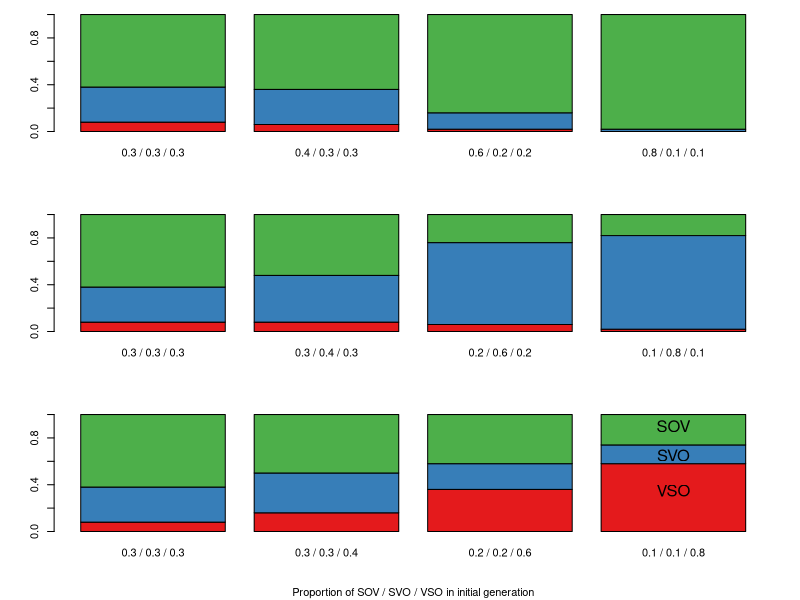
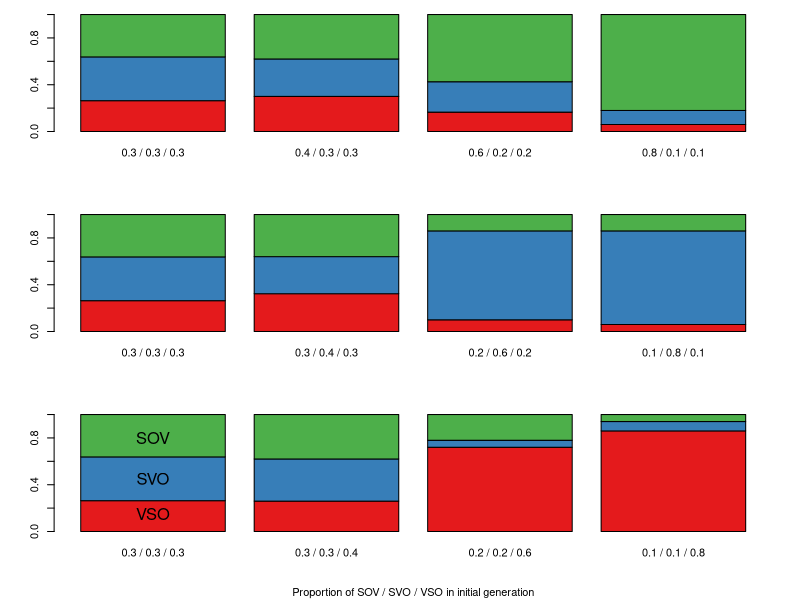

Source code (R) for these figures, in order:
setwd("~/Documents/MPI/TurnTaking_CulturalEvolution/NewModel/Analysis/")


d = read.delim("../Results/BigSweep_InitialDistributions_zeroRandom.tab", stringsAsFactors = F)

d = d[d$run!="run",]

for(x in c("n_conversations","n_turns",'n_runs','Prop_SVO','Prop_VSO',"Prop_SOV","probScale")){
  d[,x] = as.numeric(d[,x])
}

d$FinalWordOrder = "VSO"
d$FinalWordOrder[d$Prop_SVO>0.95] = "SVO"
d$FinalWordOrder[d$Prop_SOV>0.95] = "SOV"

WO = c("VSO","SVO","SOV")


d$initialDistAdv = sapply(d$initialTypeDist, function(X){
                      x =as.numeric(strsplit(X,"_")[[1]])
                      return(max(outer(x,x,"-")))
                    })
d$initialDistOrder = sapply(d$initialTypeDist, function(X){
  x =as.numeric(strsplit(X,"_")[[1]])
  return(paste(WO[which(x==max(x))],collapse=""))
})

d$turnEffect = as.factor(d$n_turns-d$n_conversations)

dx = d[d$probScale==0.1 & d$n_turns==20,]
  
table(dx$FinalWordOrder,dx$initialDistAdv,dx$initialDistOrder)

dx = d[d$probScale==0.1 & d$n_turns==20 & d$initialDistOrder=="VSOSVOSOV",]
vso=mean(dx$Prop_VSO)
svo=mean(dx$Prop_SVO)
sov=mean(dx$Prop_SOV)

col3x = c("#e41a1c","#377eb8","#4daf4a")

# 50 runs.  n.turns = 20, n.agents = 10, alpha = 0.1, random=0

pdf("../Writeup/images/pdf/InitialConditions.pdf")
par(mfrow=c(3,1), mar=c(5, 4, 1, 2) + 0.1)
for(wo in c("SOV","SVO","VSO")){
  dx = d[d$probScale==0.1 & d$n_turns==20 & d$initialDistOrder==wo,]
  vsox=tapply(dx$Prop_VSO,dx$initialDistAdv,mean)
  svox=tapply(dx$Prop_SVO,dx$initialDistAdv,mean)
  sovx=tapply(dx$Prop_SOV,dx$initialDistAdv,mean)
  
  prosx = unique(dx$initialTypeDist)
  prosx = sapply(prosx, function(X){
    paste(rev(strsplit(X,"_")[[1]]), collapse=" / ")
  })
  
  names.arg = c("0.3 / 0.3 / 0.3",prosx)
  barplot(cbind("0"=c(vso,svo,sov),rbind(vsox,svox,sovx)),
          names.arg = names.arg,
          col=col3x,
          ylab="")
  #text(4.3,0.4,wo, cex=3)
  if(wo=="VSO"){
    title(sub="Proportion of SOV / SVO / VSO in initial generation")
  }
  if(wo=="VSO"){
    text(4.3,0.9,"SOV",cex=1.5)
    text(4.3,0.65,"SVO",cex=1.5)
    text(4.3,0.35,"VSO",cex=1.5)
  }
}
dev.off()


# Without turn taking constraints

dx = d[d$probScale==0.1 & d$n_turns==1 & d$initialDistOrder=="VSOSVOSOV",]
vso2=mean(dx$Prop_VSO)
svo2=mean(dx$Prop_SVO)
sov2=mean(dx$Prop_SOV)

pdf("../Writeup/images/pdf/InitialConditions_noTTpressure.pdf")
par(mfrow=c(3,1), mar=c(5, 4, 1, 2) + 0.1)
for(wo in c("SOV","SVO","VSO")){
  dx = d[d$probScale==0.1 & d$n_turns==1 & d$initialDistOrder==wo,]
  vsox=tapply(dx$Prop_VSO,dx$initialDistAdv,mean)
  svox=tapply(dx$Prop_SVO,dx$initialDistAdv,mean)
  sovx=tapply(dx$Prop_SOV,dx$initialDistAdv,mean)
  
  prosx = unique(dx$initialTypeDist)
  prosx = sapply(prosx, function(X){
    paste(rev(strsplit(X,"_")[[1]]), collapse=" / ")
  })
  
  names.arg = c("0.3 / 0.3 / 0.3",prosx)
  barplot(cbind("0"=c(vso2,svo2,sov2),rbind(vsox,svox,sovx)),
          names.arg = names.arg,
          col=col3x,
          ylab="")
  #text(4.3,0.4,wo, cex=3)
  if(wo=="VSO"){
    title(sub="Proportion of SOV / SVO / VSO in initial generation")
  }
  if(wo=="VSO"){
    text(0.7,0.8,"SOV",cex=1.5)
    text(0.7,0.45,"SVO",cex=1.5)
    text(0.7,0.15,"VSO",cex=1.5)
  }
}
dev.off()